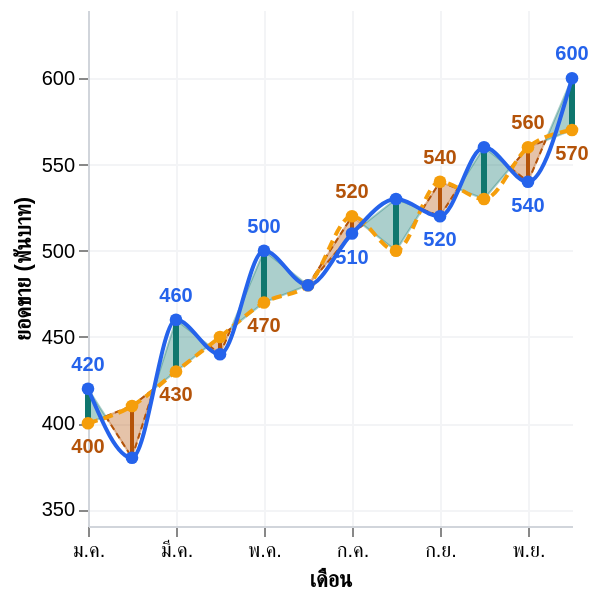

Express this chart as Vega-Lite.
### Vega-Lite specification from a JSON file in a GitHub repository (floating-point values rounded to 4 significant figures)
{"$schema": "https://vega.github.io/schema/vega-lite/v6.json", "description": "Dual-Line Variance Chart - STATIC TEST variant of dual-line-variance-final.vl.json with inline data.values (the computed Workshop PlotData) for QA/browser testing outside Power BI. Do not paste this file into Deneb - use dual-line-variance-final.vl.json there (data.name=\"dataset\", no inline values).", "width": "container", "height": "container", "autosize": {"type": "fit", "contains": "padding", "resize": true}, "data": {"name": "dataset", "values": [{"Row_Type": "Original", "Category": "ม.ค.", "Sort_Order": 1, "Actual": 420, "Reference": 400, "Plot_Position": 1, "Plot_Actual": 420, "Plot_Reference": 400, "Segment_ID": null, "Run_Sign": null, "Business_Type": "Higher is Good", "Filter_Key": "ม.ค."}, {"Row_Type": "Original", "Category": "ก.พ.", "Sort_Order": 2, "Actual": 380, "Reference": 410, "Plot_Position": 2, "Plot_Actual": 380, "Plot_Reference": 410, "Segment_ID": null, "Run_Sign": null, "Business_Type": "Higher is Good", "Filter_Key": "ก.พ."}, {"Row_Type": "Original", "Category": "มี.ค.", "Sort_Order": 3, "Actual": 460, "Reference": 430, "Plot_Position": 3, "Plot_Actual": 460, "Plot_Reference": 430, "Segment_ID": null, "Run_Sign": null, "Business_Type": "Higher is Good", "Filter_Key": "มี.ค."}, {"Row_Type": "Original", "Category": "เม.ย.", "Sort_Order": 4, "Actual": 440, "Reference": 450, "Plot_Position": 4, "Plot_Actual": 440, "Plot_Reference": 450, "Segment_ID": null, "Run_Sign": null, "Business_Type": "Higher is Good", "Filter_Key": "เม.ย."}, {"Row_Type": "Original", "Category": "พ.ค.", "Sort_Order": 5, "Actual": 500, "Reference": 470, "Plot_Position": 5, "Plot_Actual": 500, "Plot_Reference": 470, "Segment_ID": null, "Run_Sign": null, "Business_Type": "Higher is Good", "Filter_Key": "พ.ค."}, {"Row_Type": "Original", "Category": "มิ.ย.", "Sort_Order": 6, "Actual": 480, "Reference": 480, "Plot_Position": 6, "Plot_Actual": 480, "Plot_Reference": 480, "Segment_ID": null, "Run_Sign": null, "Business_Type": "Higher is Good", "Filter_Key": "มิ.ย."}, {"Row_Type": "Original", "Category": "ก.ค.", "Sort_Order": 7, "Actual": 510, "Reference": 520, "Plot_Position": 7, "Plot_Actual": 510, "Plot_Reference": 520, "Segment_ID": null, "Run_Sign": null, "Business_Type": "Higher is Good", "Filter_Key": "ก.ค."}, {"Row_Type": "Original", "Category": "ส.ค.", "Sort_Order": 8, "Actual": 530, "Reference": 500, "Plot_Position": 8, "Plot_Actual": 530, "Plot_Reference": 500, "Segment_ID": null, "Run_Sign": null, "Business_Type": "Higher is Good", "Filter_Key": "ส.ค."}, {"Row_Type": "Original", "Category": "ก.ย.", "Sort_Order": 9, "Actual": 520, "Reference": 540, "Plot_Position": 9, "Plot_Actual": 520, "Plot_Reference": 540, "Segment_ID": null, "Run_Sign": null, "Business_Type": "Higher is Good", "Filter_Key": "ก.ย."}, {"Row_Type": "Original", "Category": "ต.ค.", "Sort_Order": 10, "Actual": 560, "Reference": 530, "Plot_Position": 10, "Plot_Actual": 560, "Plot_Reference": 530, "Segment_ID": null, "Run_Sign": null, "Business_Type": "Higher is Good", "Filter_Key": "ต.ค."}, {"Row_Type": "Original", "Category": "พ.ย.", "Sort_Order": 11, "Actual": 540, "Reference": 560, "Plot_Position": 11, "Plot_Actual": 540, "Plot_Reference": 560, "Segment_ID": null, "Run_Sign": null, "Business_Type": "Higher is Good", "Filter_Key": "พ.ย."}, {"Row_Type": "Original", "Category": "ธ.ค.", "Sort_Order": 12, "Actual": 600, "Reference": 570, "Plot_Position": 12, "Plot_Actual": 600, "Plot_Reference": 570, "Segment_ID": null, "Run_Sign": null, "Business_Type": "Higher is Good", "Filter_Key": "ธ.ค."}, {"Row_Type": "Boundary", "Category": null, "Sort_Order": null, "Actual": null, "Reference": null, "Plot_Position": 1, "Plot_Actual": 420, "Plot_Reference": 400, "Segment_ID": "0-a", "Run_Sign": 1, "Business_Type": "Higher is Good", "Filter_Key": "ม.ค."}, {"Row_Type": "Crossing", "Category": null, "Sort_Order": null, "Actual": null, "Reference": null, "Plot_Position": 1.4, "Plot_Actual": 404, "Plot_Reference": 404, "Segment_ID": "0-a", "Run_Sign": 1, "Business_Type": "Higher is Good", "Filter_Key": "ม.ค."}, {"Row_Type": "Crossing", "Category": null, "Sort_Order": null, "Actual": null, "Reference": null, "Plot_Position": 1.4, "Plot_Actual": 404, "Plot_Reference": 404, "Segment_ID": "0-b", "Run_Sign": -1, "Business_Type": "Higher is Good", "Filter_Key": "ม.ค."}, {"Row_Type": "Boundary", "Category": null, "Sort_Order": null, "Actual": null, "Reference": null, "Plot_Position": 2, "Plot_Actual": 380, "Plot_Reference": 410, "Segment_ID": "0-b", "Run_Sign": -1, "Business_Type": "Higher is Good", "Filter_Key": "ม.ค."}, {"Row_Type": "Boundary", "Category": null, "Sort_Order": null, "Actual": null, "Reference": null, "Plot_Position": 2, "Plot_Actual": 380, "Plot_Reference": 410, "Segment_ID": "1-a", "Run_Sign": -1, "Business_Type": "Higher is Good", "Filter_Key": "ก.พ."}, {"Row_Type": "Crossing", "Category": null, "Sort_Order": null, "Actual": null, "Reference": null, "Plot_Position": 2.5, "Plot_Actual": 420, "Plot_Reference": 420, "Segment_ID": "1-a", "Run_Sign": -1, "Business_Type": "Higher is Good", "Filter_Key": "ก.พ."}, {"Row_Type": "Crossing", "Category": null, "Sort_Order": null, "Actual": null, "Reference": null, "Plot_Position": 2.5, "Plot_Actual": 420, "Plot_Reference": 420, "Segment_ID": "1-b", "Run_Sign": 1, "Business_Type": "Higher is Good", "Filter_Key": "ก.พ."}, {"Row_Type": "Boundary", "Category": null, "Sort_Order": null, "Actual": null, "Reference": null, "Plot_Position": 3, "Plot_Actual": 460, "Plot_Reference": 430, "Segment_ID": "1-b", "Run_Sign": 1, "Business_Type": "Higher is Good", "Filter_Key": "ก.พ."}, {"Row_Type": "Boundary", "Category": null, "Sort_Order": null, "Actual": null, "Reference": null, "Plot_Position": 3, "Plot_Actual": 460, "Plot_Reference": 430, "Segment_ID": "2-a", "Run_Sign": 1, "Business_Type": "Higher is Good", "Filter_Key": "มี.ค."}, {"Row_Type": "Crossing", "Category": null, "Sort_Order": null, "Actual": null, "Reference": null, "Plot_Position": 3.75, "Plot_Actual": 445, "Plot_Reference": 445, "Segment_ID": "2-a", "Run_Sign": 1, "Business_Type": "Higher is Good", "Filter_Key": "มี.ค."}, {"Row_Type": "Crossing", "Category": null, "Sort_Order": null, "Actual": null, "Reference": null, "Plot_Position": 3.75, "Plot_Actual": 445, "Plot_Reference": 445, "Segment_ID": "2-b", "Run_Sign": -1, "Business_Type": "Higher is Good", "Filter_Key": "มี.ค."}, {"Row_Type": "Boundary", "Category": null, "Sort_Order": null, "Actual": null, "Reference": null, "Plot_Position": 4, "Plot_Actual": 440, "Plot_Reference": 450, "Segment_ID": "2-b", "Run_Sign": -1, "Business_Type": "Higher is Good", "Filter_Key": "มี.ค."}, {"Row_Type": "Boundary", "Category": null, "Sort_Order": null, "Actual": null, "Reference": null, "Plot_Position": 4, "Plot_Actual": 440, "Plot_Reference": 450, "Segment_ID": "3-a", "Run_Sign": -1, "Business_Type": "Higher is Good", "Filter_Key": "เม.ย."}, {"Row_Type": "Crossing", "Category": null, "Sort_Order": null, "Actual": null, "Reference": null, "Plot_Position": 4.25, "Plot_Actual": 455, "Plot_Reference": 455, "Segment_ID": "3-a", "Run_Sign": -1, "Business_Type": "Higher is Good", "Filter_Key": "เม.ย."}, {"Row_Type": "Crossing", "Category": null, "Sort_Order": null, "Actual": null, "Reference": null, "Plot_Position": 4.25, "Plot_Actual": 455, "Plot_Reference": 455, "Segment_ID": "3-b", "Run_Sign": 1, "Business_Type": "Higher is Good", "Filter_Key": "เม.ย."}, {"Row_Type": "Boundary", "Category": null, "Sort_Order": null, "Actual": null, "Reference": null, "Plot_Position": 5, "Plot_Actual": 500, "Plot_Reference": 470, "Segment_ID": "3-b", "Run_Sign": 1, "Business_Type": "Higher is Good", "Filter_Key": "เม.ย."}, {"Row_Type": "Boundary", "Category": null, "Sort_Order": null, "Actual": null, "Reference": null, "Plot_Position": 5, "Plot_Actual": 500, "Plot_Reference": 470, "Segment_ID": "4", "Run_Sign": 1, "Business_Type": "Higher is Good", "Filter_Key": "พ.ค."}, {"Row_Type": "Boundary", "Category": null, "Sort_Order": null, "Actual": null, "Reference": null, "Plot_Position": 6, "Plot_Actual": 480, "Plot_Reference": 480, "Segment_ID": "4", "Run_Sign": 1, "Business_Type": "Higher is Good", "Filter_Key": "พ.ค."}, {"Row_Type": "Boundary", "Category": null, "Sort_Order": null, "Actual": null, "Reference": null, "Plot_Position": 6, "Plot_Actual": 480, "Plot_Reference": 480, "Segment_ID": "5", "Run_Sign": -1, "Business_Type": "Higher is Good", "Filter_Key": "มิ.ย."}, {"Row_Type": "Boundary", "Category": null, "Sort_Order": null, "Actual": null, "Reference": null, "Plot_Position": 7, "Plot_Actual": 510, "Plot_Reference": 520, "Segment_ID": "5", "Run_Sign": -1, "Business_Type": "Higher is Good", "Filter_Key": "มิ.ย."}, {"Row_Type": "Boundary", "Category": null, "Sort_Order": null, "Actual": null, "Reference": null, "Plot_Position": 7, "Plot_Actual": 510, "Plot_Reference": 520, "Segment_ID": "6-a", "Run_Sign": -1, "Business_Type": "Higher is Good", "Filter_Key": "ก.ค."}, {"Row_Type": "Crossing", "Category": null, "Sort_Order": null, "Actual": null, "Reference": null, "Plot_Position": 7.25, "Plot_Actual": 515, "Plot_Reference": 515, "Segment_ID": "6-a", "Run_Sign": -1, "Business_Type": "Higher is Good", "Filter_Key": "ก.ค."}, {"Row_Type": "Crossing", "Category": null, "Sort_Order": null, "Actual": null, "Reference": null, "Plot_Position": 7.25, "Plot_Actual": 515, "Plot_Reference": 515, "Segment_ID": "6-b", "Run_Sign": 1, "Business_Type": "Higher is Good", "Filter_Key": "ก.ค."}, {"Row_Type": "Boundary", "Category": null, "Sort_Order": null, "Actual": null, "Reference": null, "Plot_Position": 8, "Plot_Actual": 530, "Plot_Reference": 500, "Segment_ID": "6-b", "Run_Sign": 1, "Business_Type": "Higher is Good", "Filter_Key": "ก.ค."}, {"Row_Type": "Boundary", "Category": null, "Sort_Order": null, "Actual": null, "Reference": null, "Plot_Position": 8, "Plot_Actual": 530, "Plot_Reference": 500, "Segment_ID": "7-a", "Run_Sign": 1, "Business_Type": "Higher is Good", "Filter_Key": "ส.ค."}, {"Row_Type": "Crossing", "Category": null, "Sort_Order": null, "Actual": null, "Reference": null, "Plot_Position": 8.6, "Plot_Actual": 524, "Plot_Reference": 524, "Segment_ID": "7-a", "Run_Sign": 1, "Business_Type": "Higher is Good", "Filter_Key": "ส.ค."}, {"Row_Type": "Crossing", "Category": null, "Sort_Order": null, "Actual": null, "Reference": null, "Plot_Position": 8.6, "Plot_Actual": 524, "Plot_Reference": 524, "Segment_ID": "7-b", "Run_Sign": -1, "Business_Type": "Higher is Good", "Filter_Key": "ส.ค."}, {"Row_Type": "Boundary", "Category": null, "Sort_Order": null, "Actual": null, "Reference": null, "Plot_Position": 9, "Plot_Actual": 520, "Plot_Reference": 540, "Segment_ID": "7-b", "Run_Sign": -1, "Business_Type": "Higher is Good", "Filter_Key": "ส.ค."}, {"Row_Type": "Boundary", "Category": null, "Sort_Order": null, "Actual": null, "Reference": null, "Plot_Position": 9, "Plot_Actual": 520, "Plot_Reference": 540, "Segment_ID": "8-a", "Run_Sign": -1, "Business_Type": "Higher is Good", "Filter_Key": "ก.ย."}, {"Row_Type": "Crossing", "Category": null, "Sort_Order": null, "Actual": null, "Reference": null, "Plot_Position": 9.4, "Plot_Actual": 536, "Plot_Reference": 536, "Segment_ID": "8-a", "Run_Sign": -1, "Business_Type": "Higher is Good", "Filter_Key": "ก.ย."}, {"Row_Type": "Crossing", "Category": null, "Sort_Order": null, "Actual": null, "Reference": null, "Plot_Position": 9.4, "Plot_Actual": 536, "Plot_Reference": 536, "Segment_ID": "8-b", "Run_Sign": 1, "Business_Type": "Higher is Good", "Filter_Key": "ก.ย."}, {"Row_Type": "Boundary", "Category": null, "Sort_Order": null, "Actual": null, "Reference": null, "Plot_Position": 10, "Plot_Actual": 560, "Plot_Reference": 530, "Segment_ID": "8-b", "Run_Sign": 1, "Business_Type": "Higher is Good", "Filter_Key": "ก.ย."}, {"Row_Type": "Boundary", "Category": null, "Sort_Order": null, "Actual": null, "Reference": null, "Plot_Position": 10, "Plot_Actual": 560, "Plot_Reference": 530, "Segment_ID": "9-a", "Run_Sign": 1, "Business_Type": "Higher is Good", "Filter_Key": "ต.ค."}, {"Row_Type": "Crossing", "Category": null, "Sort_Order": null, "Actual": null, "Reference": null, "Plot_Position": 10.6, "Plot_Actual": 548, "Plot_Reference": 548, "Segment_ID": "9-a", "Run_Sign": 1, "Business_Type": "Higher is Good", "Filter_Key": "ต.ค."}, {"Row_Type": "Crossing", "Category": null, "Sort_Order": null, "Actual": null, "Reference": null, "Plot_Position": 10.6, "Plot_Actual": 548, "Plot_Reference": 548, "Segment_ID": "9-b", "Run_Sign": -1, "Business_Type": "Higher is Good", "Filter_Key": "ต.ค."}, {"Row_Type": "Boundary", "Category": null, "Sort_Order": null, "Actual": null, "Reference": null, "Plot_Position": 11, "Plot_Actual": 540, "Plot_Reference": 560, "Segment_ID": "9-b", "Run_Sign": -1, "Business_Type": "Higher is Good", "Filter_Key": "ต.ค."}, {"Row_Type": "Boundary", "Category": null, "Sort_Order": null, "Actual": null, "Reference": null, "Plot_Position": 11, "Plot_Actual": 540, "Plot_Reference": 560, "Segment_ID": "10-a", "Run_Sign": -1, "Business_Type": "Higher is Good", "Filter_Key": "พ.ย."}, {"Row_Type": "Crossing", "Category": null, "Sort_Order": null, "Actual": null, "Reference": null, "Plot_Position": 11.4, "Plot_Actual": 564, "Plot_Reference": 564, "Segment_ID": "10-a", "Run_Sign": -1, "Business_Type": "Higher is Good", "Filter_Key": "พ.ย."}, {"Row_Type": "Crossing", "Category": null, "Sort_Order": null, "Actual": null, "Reference": null, "Plot_Position": 11.4, "Plot_Actual": 564, "Plot_Reference": 564, "Segment_ID": "10-b", "Run_Sign": 1, "Business_Type": "Higher is Good", "Filter_Key": "พ.ย."}, {"Row_Type": "Boundary", "Category": null, "Sort_Order": null, "Actual": null, "Reference": null, "Plot_Position": 12, "Plot_Actual": 600, "Plot_Reference": 570, "Segment_ID": "10-b", "Run_Sign": 1, "Business_Type": "Higher is Good", "Filter_Key": "พ.ย."}]}, "params": [{"name": "xAxisSortOrders", "expr": "pluck(data('dataset'), 'Sort_Order')"}, {"name": "xAxisCategories", "expr": "pluck(data('dataset'), 'Category')"}, {"name": "xAxisSortExtent", "expr": "extent(xAxisSortOrders)"}, {"name": "xAxisValues", "expr": "isValid(xAxisSortExtent[0]) && xAxisSortExtent[1] - xAxisSortExtent[0] <= 1000 ? sequence(xAxisSortExtent[0], xAxisSortExtent[1] + 1) : []"}, {"name": "yRawMin", "expr": "min(extent(pluck(data('dataset'), 'Plot_Actual'))[0], extent(pluck(data('dataset'), 'Plot_Reference'))[0])"}, {"name": "yRawMax", "expr": "max(extent(pluck(data('dataset'), 'Plot_Actual'))[1], extent(pluck(data('dataset'), 'Plot_Reference'))[1])"}, {"name": "yPad", "expr": "(yRawMax - yRawMin) * 0.18 || abs(yRawMax) * 0.1 || 1"}, {"name": "yDomainMin", "expr": "isFinite(yRawMin) ? yRawMin - yPad : 0"}, {"name": "yDomainMax", "expr": "isFinite(yRawMax) ? max(yRawMax + yPad, yDomainMin + 1) : 1"}], "layer": [{"name": "variance_area", "transform": [{"filter": "datum.Row_Type == 'Boundary' || datum.Row_Type == 'Crossing'"}], "mark": {"type": "area", "opacity": 0.35, "tooltip": null}, "encoding": {"x": {"field": "Plot_Position", "type": "quantitative"}, "y": {"field": "Plot_Actual", "type": "quantitative"}, "y2": {"field": "Plot_Reference"}, "detail": {"field": "Segment_ID", "type": "nominal"}, "color": {"condition": {"test": "(datum.Business_Type == 'Higher is Good' && datum.Run_Sign > 0) || (datum.Business_Type == 'Lower is Good' && datum.Run_Sign < 0)", "value": "#0F766E"}, "value": "#B45309"}, "stroke": {"condition": {"test": "(datum.Business_Type == 'Higher is Good' && datum.Run_Sign > 0) || (datum.Business_Type == 'Lower is Good' && datum.Run_Sign < 0)", "value": "#0F766E"}, "value": "#B45309"}, "strokeWidth": {"value": 1}}}, {"name": "bad_area_border_actual", "transform": [{"filter": "(datum.Row_Type == 'Boundary' || datum.Row_Type == 'Crossing') && !((datum.Business_Type == 'Higher is Good' && datum.Run_Sign > 0) || (datum.Business_Type == 'Lower is Good' && datum.Run_Sign < 0))"}], "mark": {"type": "line", "color": "#B45309", "strokeWidth": 1, "strokeDash": [3, 2], "point": false, "tooltip": null}, "encoding": {"x": {"field": "Plot_Position", "type": "quantitative"}, "y": {"field": "Plot_Actual", "type": "quantitative"}, "detail": {"field": "Segment_ID", "type": "nominal"}}}, {"name": "bad_area_border_reference", "transform": [{"filter": "(datum.Row_Type == 'Boundary' || datum.Row_Type == 'Crossing') && !((datum.Business_Type == 'Higher is Good' && datum.Run_Sign > 0) || (datum.Business_Type == 'Lower is Good' && datum.Run_Sign < 0))"}], "mark": {"type": "line", "color": "#B45309", "strokeWidth": 1, "strokeDash": [3, 2], "point": false, "tooltip": null}, "encoding": {"x": {"field": "Plot_Position", "type": "quantitative"}, "y": {"field": "Plot_Reference", "type": "quantitative"}, "detail": {"field": "Segment_ID", "type": "nominal"}}}, {"name": "connector_rule", "transform": [{"filter": "datum.Row_Type == 'Original'"}], "mark": {"type": "rule", "tooltip": null}, "encoding": {"x": {"field": "Plot_Position", "type": "quantitative"}, "y": {"field": "Plot_Actual", "type": "quantitative"}, "y2": {"field": "Plot_Reference"}, "color": {"condition": {"test": "(datum.Business_Type == 'Higher is Good' && datum.Plot_Actual > datum.Plot_Reference) || (datum.Business_Type == 'Lower is Good' && datum.Plot_Actual < datum.Plot_Reference)", "value": "#0F766E"}, "value": "#B45309"}, "strokeWidth": {"condition": {"test": "(datum.Business_Type == 'Higher is Good' && datum.Plot_Actual > datum.Plot_Reference) || (datum.Business_Type == 'Lower is Good' && datum.Plot_Actual < datum.Plot_Reference)", "value": 3}, "value": 2}, "opacity": {"condition": {"test": "((isDefined(datum.Actual__highlightStatus) && datum.Actual__highlightStatus != 'neutral') || (isDefined(datum.Reference__highlightStatus) && datum.Reference__highlightStatus != 'neutral')) && !((isDefined(datum.Actual__highlightStatus) && datum.Actual__highlightStatus == 'on' && isDefined(datum.Actual__highlight) && datum.Actual__highlight === datum.Actual) || (isDefined(datum.Reference__highlightStatus) && datum.Reference__highlightStatus == 'on' && isDefined(datum.Reference__highlight) && datum.Reference__highlight === datum.Reference))", "value": 0.5}, "value": 1}}}, {"name": "line_reference", "transform": [{"filter": "datum.Row_Type == 'Original'"}], "mark": {"type": "line", "interpolate": "monotone", "color": "#F59E0B", "strokeWidth": 2, "strokeDash": [5, 3], "point": false, "tooltip": null}, "encoding": {"x": {"field": "Plot_Position", "type": "quantitative"}, "y": {"field": "Plot_Reference", "type": "quantitative"}}}, {"name": "line_actual", "transform": [{"filter": "datum.Row_Type == 'Original'"}], "mark": {"type": "line", "interpolate": "monotone", "color": "#2563EB", "strokeWidth": 2, "point": false, "tooltip": null}, "encoding": {"x": {"field": "Plot_Position", "type": "quantitative", "title": "เดือน", "axis": {"values": {"expr": "xAxisValues"}, "labelExpr": "indexof(xAxisSortOrders, datum.value) >= 0 ? xAxisCategories[indexof(xAxisSortOrders, datum.value)] : ''", "labelLimit": {"expr": "max(40, width / 3)"}, "labelFlush": false, "labelSeparation": 4, "labelOverlap": "greedy", "labelAngle": 0}}, "y": {"field": "Plot_Actual", "type": "quantitative", "title": "ยอดขาย (พันบาท)", "scale": {"domain": [{"expr": "yDomainMin"}, {"expr": "yDomainMax"}], "zero": false, "nice": false}}}}, {"name": "point_reference", "transform": [{"filter": "datum.Row_Type == 'Original'"}], "mark": {"type": "point", "filled": true, "size": 40, "color": "#F59E0B", "tooltip": null}, "encoding": {"x": {"field": "Plot_Position", "type": "quantitative"}, "y": {"field": "Plot_Reference", "type": "quantitative"}, "opacity": {"condition": {"test": "(isDefined(datum.Reference__highlightStatus) && (datum.Reference__highlightStatus == 'off' || (datum.Reference__highlightStatus == 'on' && isDefined(datum.Reference__highlight) && datum.Reference__highlight !== datum.Reference)))", "value": 0.5}, "value": 1}}}, {"name": "point_actual_hit_target", "transform": [{"filter": "datum.Row_Type == 'Original'"}, {"calculate": "datum.Plot_Actual - datum.Plot_Reference", "as": "Variance"}, {"calculate": "format(datum.Variance, '+,.0f')", "as": "VarianceLabel"}, {"calculate": "datum.Plot_Reference == 0 ? 'N/A (เป้าหมาย = 0)' : format(datum.Variance / datum.Plot_Reference, '+.1%')", "as": "VariancePercentLabel"}], "mark": {"type": "point", "filled": true, "size": 40, "color": "#2563EB"}, "encoding": {"x": {"field": "Plot_Position", "type": "quantitative"}, "y": {"field": "Plot_Actual", "type": "quantitative"}, "opacity": {"condition": {"test": "(isDefined(datum.Actual__highlightStatus) && (datum.Actual__highlightStatus == 'off' || (datum.Actual__highlightStatus == 'on' && isDefined(datum.Actual__highlight) && datum.Actual__highlight !== datum.Actual)))", "value": 0.5}, "value": 1}, "tooltip": [{"field": "Category", "type": "nominal", "title": "เดือน"}, {"field": "Plot_Actual", "type": "quantitative", "title": "ยอดขายจริง", "format": ",.0f"}, {"field": "Plot_Reference", "type": "quantitative", "title": "เป้าหมาย", "format": ",.0f"}, {"field": "VarianceLabel", "type": "nominal", "title": "ผลต่าง"}, {"field": "VariancePercentLabel", "type": "nominal", "title": "ผลต่าง %"}]}}, {"name": "label_actual", "transform": [{"filter": "datum.Row_Type == 'Original'"}, {"calculate": "length(format(datum.Plot_Actual, ',.0f'))", "as": "lenA"}, {"calculate": "length(format(datum.Plot_Reference, ',.0f'))", "as": "lenR"}, {"calculate": "max(datum.lenA, datum.lenR)", "as": "maxLen"}, {"joinaggregate": [{"op": "max", "field": "maxLen", "as": "globalMaxLen"}, {"op": "count", "field": "Plot_Actual", "as": "n"}, {"op": "max", "field": "Sort_Order", "as": "lastSort"}]}, {"calculate": "max(1, ceil((datum.globalMaxLen * 10 * 0.62 + 14) / (width / datum.n)))", "as": "labelStep"}, {"calculate": "(datum.Sort_Order - 1) % datum.labelStep == 0 || datum.Sort_Order == datum.lastSort", "as": "showLabel"}, {"filter": "datum.showLabel"}], "mark": {"type": "text", "dy": {"expr": "datum.Plot_Actual >= datum.Plot_Reference ? -12 : 12"}, "fontSize": 10, "fontWeight": "bold", "color": "#2563EB", "tooltip": null}, "encoding": {"x": {"field": "Plot_Position", "type": "quantitative"}, "y": {"field": "Plot_Actual", "type": "quantitative"}, "text": {"field": "Plot_Actual", "type": "quantitative", "format": ",.0f"}, "opacity": {"condition": {"test": "(isDefined(datum.Actual__highlightStatus) && (datum.Actual__highlightStatus == 'off' || (datum.Actual__highlightStatus == 'on' && isDefined(datum.Actual__highlight) && datum.Actual__highlight !== datum.Actual)))", "value": 0.5}, "value": 1}}}, {"name": "label_reference", "transform": [{"filter": "datum.Row_Type == 'Original'"}, {"calculate": "length(format(datum.Plot_Actual, ',.0f'))", "as": "lenA"}, {"calculate": "length(format(datum.Plot_Reference, ',.0f'))", "as": "lenR"}, {"calculate": "max(datum.lenA, datum.lenR)", "as": "maxLen"}, {"joinaggregate": [{"op": "max", "field": "maxLen", "as": "globalMaxLen"}, {"op": "count", "field": "Plot_Reference", "as": "n"}, {"op": "max", "field": "Sort_Order", "as": "lastSort"}]}, {"calculate": "max(1, ceil((datum.globalMaxLen * 10 * 0.62 + 14) / (width / datum.n)))", "as": "labelStep"}, {"calculate": "(datum.Sort_Order - 1) % datum.labelStep == 0 || datum.Sort_Order == datum.lastSort", "as": "showLabel"}, {"filter": "datum.showLabel"}], "mark": {"type": "text", "dy": {"expr": "datum.Plot_Actual >= datum.Plot_Reference ? 12 : -12"}, "fontSize": 10, "fontWeight": "bold", "color": "#B45309", "tooltip": null}, "encoding": {"x": {"field": "Plot_Position", "type": "quantitative"}, "y": {"field": "Plot_Reference", "type": "quantitative"}, "text": {"field": "Plot_Reference", "type": "quantitative", "format": ",.0f"}, "opacity": {"condition": {"test": "(isDefined(datum.Reference__highlightStatus) && (datum.Reference__highlightStatus == 'off' || (datum.Reference__highlightStatus == 'on' && isDefined(datum.Reference__highlight) && datum.Reference__highlight !== datum.Reference)))", "value": 0.5}, "value": 1}}}], "resolve": {"scale": {"y": "shared", "x": "shared"}}, "config": {"view": {"stroke": null}, "axis": {"domainColor": "#D1D5DB", "gridColor": "#F3F4F6"}}}
